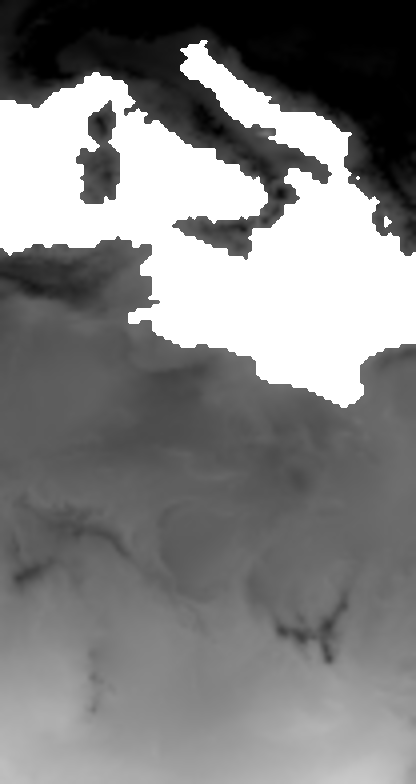
#> input picture map/tempmap1.png, 416 x 784 px
$ python createmap.py
#> lines starting #> are read from the running program, lines starting #| are printed output that depends on the picture
"""
Module pour la conversion d'une carte de température et de précipitations en une carte de biomes.
"""

from PIL import Image

index = ((42, 42, 42, 255), (84, 84, 84, 255), (126, 126, 126, 255), (168, 168, 168, 255), (210, 210, 210, 255))

table = (
    # TEMP
    (3, 3, 3, 1, 1, 0, 0, 0, 0, 0), # P
    (3, 3, 3, 2, 1, 1, 1, 1, 1, 1), # R
    (3, 3, 3, 2, 1, 1, 1, 1, 1, 1), # E
    (4, 3, 3, 2, 1, 1, 1, 1, 1, 1), # C
    (4, 4, 3, 2, 1, 1, 1, 1, 1, 1), # I
    (4, 4, 4, 2, 2, 1, 1, 1, 1, 1),
    (4, 4, 4, 4, 2, 1, 1, 1, 1, 1),
    (4, 4, 4, 4, 2, 1, 1, 1, 1, 1),
    (4, 4, 4, 4, 2, 2, 2, 1, 1, 1),
    (4, 4, 4, 4, 2, 2, 2, 1, 1, 1),
)


if __name__ == "__main__":
    temp = Image.open("map/tempmap1.png")
#> temp is the input picture: PIL image 416x784 LA; mean R, G, B, A 85.3, 85.3, 85.3, 197.4
    preci = Image.open("map/precimap1.png")
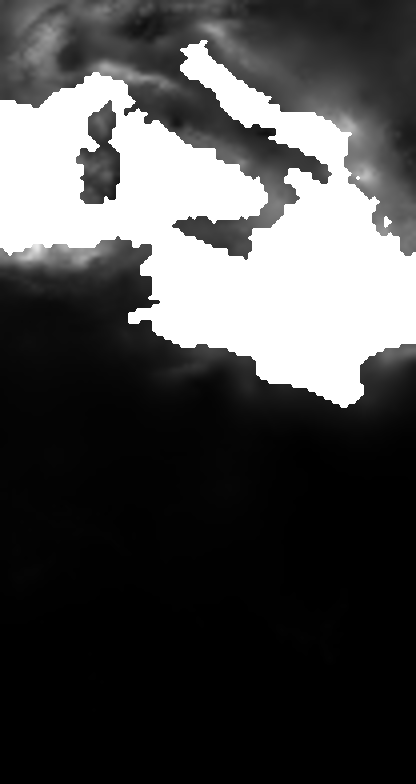
#> input picture map/precimap1.png, 416 x 784 px
#> preci is the input picture: PIL image 416x784 LA; mean R, G, B, A 16.7, 16.7, 16.7, 197.4
    final = Image.new(mode="RGBA", size=preci.size, color=(0, 0, 0, 0))
#> final: PIL image 416x784 RGBA; every value is 0

    for x in range(temp.size[0]):
        for y in range(temp.size[1]):
            if temp.getpixel((x, y))[1] == 0:
                final.putpixel((x, y), (0, 0, 0, 255))
                continue
            if 0 < x < temp.size[0]-1 and 0 < y < temp.size[1]-1:
                if not temp.getpixel((x-1, y))[1] or not temp.getpixel((x-1, y-1))[1] or not temp.getpixel((x, y-1))[1] or not temp.getpixel((x+1, y-1))[1] or not temp.getpixel((x+1, y))[1] or not temp.getpixel((x+1, y+1))[1] or not temp.getpixel((x, y+1))[1] or not temp.getpixel((x-1, y+1))[1]:
                    final.putpixel((x, y), (255, 255, 255, 255))
                    continue
            pixel_to_put = (0, 0, 0, 0)
            temp_value = int((temp.getpixel((x, y))[0]/255)*10)
            preci_value = int((preci.getpixel((x, y))[0]/255)*10)
            pixel_to_put = index[table[preci_value][temp_value]]
            final.putpixel((x, y), pixel_to_put)
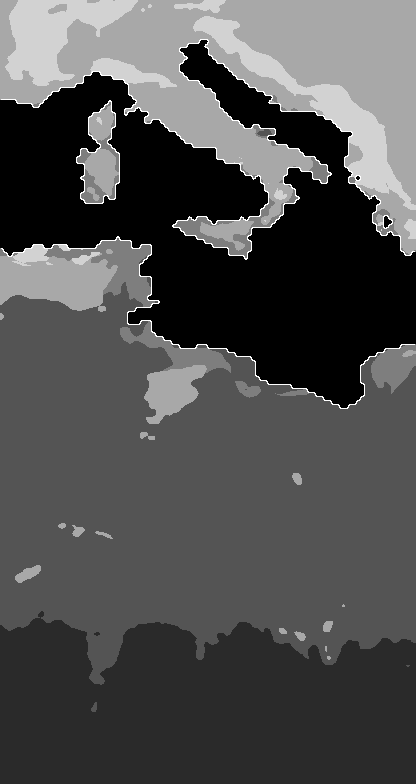
#> final: PIL image 416x784 RGBA; mean R, G, B, A 78.3, 78.3, 78.3, 255

    final.save("map/biome_map.png")
